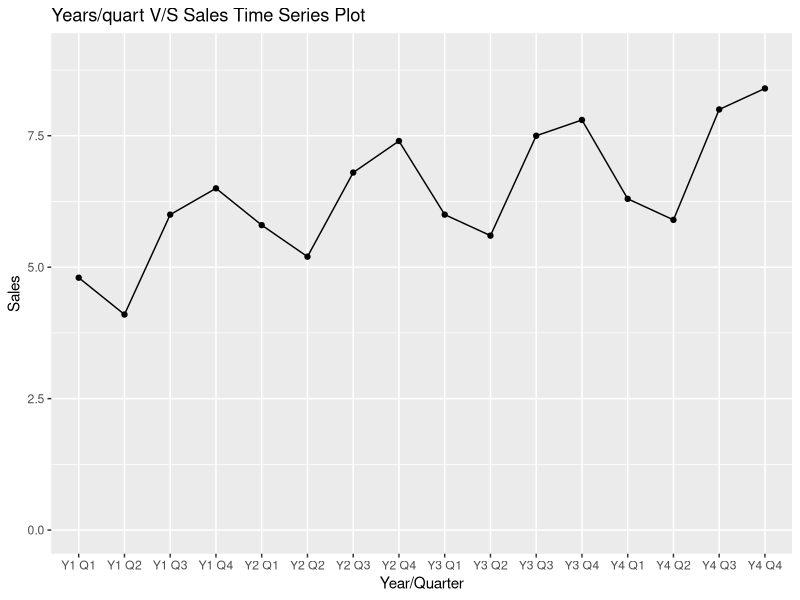

Here is the R script that generated this plot:
                                      # Page no. : 791 - 792

# Time Series Patterns Eg-6

year_quart <- c("Y1 Q1", "Y1 Q2", "Y1 Q3", "Y1 Q4", "Y2 Q1", "Y2 Q2", "Y2 Q3", "Y2 Q4", "Y3 Q1", 
                "Y3 Q2", "Y3 Q3", "Y3 Q4", "Y4 Q1", "Y4 Q2", "Y4 Q3", "Y4 Q4")
                # Years and Quarters
sales <- c(4.8, 4.1, 6.0, 6.5, 5.8, 5.2, 6.8, 7.4, 6.0, 5.6, 7.5, 7.8, 6.3, 5.9, 8.0, 8.4)

DF <- data.frame(year_quart, sales)

# Install Library if not installed

# install.packages("gpplot2")

# Import Library

library(ggplot2)

ggplot(DF,aes(year_quart,sales, group = 1)) + geom_line() + geom_point() + ylim(c(0.0,9.0)) +
  labs(title = "Years/quart V/S Sales Time Series Plot", x = "Year/Quarter", y = "Sales")
